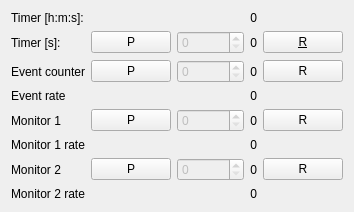
        <widget class="QWidget" name="tab">
         <attribute name="title">
          <string>meas. data</string>
         </attribute>
         <layout class="QGridLayout">
          <item row="6" column="0">
           <widget class="QLabel" name="textLabel1_11_2">
            <property name="text">
             <string>Monitor 2</string>
            </property>
            <property name="wordWrap">
             <bool>false</bool>
            </property>
           </widget>
          </item>
          <item row="7" column="0">
           <widget class="QLabel" name="textLabel1_10_2_2">
            <property name="text">
             <string>Monitor 2 rate</string>
            </property>
            <property name="wordWrap">
             <bool>false</bool>
            </property>
           </widget>
          </item>
          <item row="7" column="3">
           <widget class="QLabel" name="monRate2">
            <property name="text">
             <string>0</string>
            </property>
            <property name="alignment">
             <set>Qt::AlignRight|Qt::AlignTrailing|Qt::AlignVCenter</set>
            </property>
            <property name="wordWrap">
             <bool>false</bool>
            </property>
           </widget>
          </item>
          <item row="6" column="3">
           <widget class="QLabel" name="monitor2">
            <property name="text">
             <string>0</string>
            </property>
            <property name="alignment">
             <set>Qt::AlignRight|Qt::AlignTrailing|Qt::AlignVCenter</set>
            </property>
            <property name="wordWrap">
             <bool>false</bool>
            </property>
           </widget>
          </item>
          <item row="0" column="3">
           <widget class="QLabel" name="mTimeText">
            <property name="text">
             <string>0</string>
            </property>
            <property name="alignment">
             <set>Qt::AlignRight|Qt::AlignTrailing|Qt::AlignVCenter</set>
            </property>
            <property name="wordWrap">
             <bool>false</bool>
            </property>
           </widget>
          </item>
          <item row="2" column="3">
           <widget class="QLabel" name="totalCounts">
            <property name="text">
             <string>0</string>
            </property>
            <property name="alignment">
             <set>Qt::AlignRight|Qt::AlignTrailing|Qt::AlignVCenter</set>
            </property>
            <property name="wordWrap">
             <bool>false</bool>
            </property>
           </widget>
          </item>
          <item row="3" column="3">
           <widget class="QLabel" name="eventRate">
            <property name="text">
             <string>0</string>
            </property>
            <property name="alignment">
             <set>Qt::AlignRight|Qt::AlignTrailing|Qt::AlignVCenter</set>
            </property>
            <property name="wordWrap">
             <bool>false</bool>
            </property>
           </widget>
          </item>
          <item row="2" column="0">
           <widget class="QLabel" name="textLabel1">
            <property name="text">
             <string>Event counter</string>
            </property>
            <property name="wordWrap">
             <bool>false</bool>
            </property>
           </widget>
          </item>
          <item row="3" column="0">
           <widget class="QLabel" name="textLabel1_10">
            <property name="text">
             <string>Event rate</string>
            </property>
            <property name="wordWrap">
             <bool>false</bool>
            </property>
           </widget>
          </item>
          <item row="1" column="3">
           <widget class="QLabel" name="tSecsText">
            <property name="text">
             <string>0</string>
            </property>
            <property name="alignment">
             <set>Qt::AlignRight|Qt::AlignTrailing|Qt::AlignVCenter</set>
            </property>
            <property name="wordWrap">
             <bool>false</bool>
            </property>
           </widget>
          </item>
          <item row="1" column="1">
           <widget class="QPushButton" name="tPresetButton">
            <property name="toolTip">
             <string>activate preset for timer</string>
            </property>
            <property name="text">
             <string>P</string>
            </property>
            <property name="checkable">
             <bool>true</bool>
            </property>
           </widget>
          </item>
          <item row="2" column="1">
           <widget class="QPushButton" name="ePresetButton">
            <property name="toolTip">
             <string>activate preset for event counter</string>
            </property>
            <property name="text">
             <string>P</string>
            </property>
            <property name="checkable">
             <bool>true</bool>
            </property>
           </widget>
          </item>
          <item row="6" column="1">
           <widget class="QPushButton" name="m2PresetButton">
            <property name="toolTip">
             <string>activate preset for monitor 2</string>
            </property>
            <property name="text">
             <string>P</string>
            </property>
            <property name="checkable">
             <bool>true</bool>
            </property>
           </widget>
          </item>
          <item row="1" column="2">
           <widget class="QSpinBox" name="tPreset">
            <property name="enabled">
             <bool>false</bool>
            </property>
            <property name="toolTip">
             <string>preset value for timer</string>
            </property>
            <property name="maximum">
             <number>1000000000</number>
            </property>
           </widget>
          </item>
          <item row="1" column="0">
           <widget class="QLabel" name="textLabel1_2_3_2_3_2">
            <property name="text">
             <string>Timer [s]:</string>
            </property>
            <property name="wordWrap">
             <bool>false</bool>
            </property>
           </widget>
          </item>
          <item row="0" column="0">
           <widget class="QLabel" name="textLabel1_2_3_2_3">
            <property name="text">
             <string>Timer [h:m:s]:</string>
            </property>
            <property name="wordWrap">
             <bool>false</bool>
            </property>
           </widget>
          </item>
          <item row="2" column="2">
           <widget class="QSpinBox" name="evPreset">
            <property name="enabled">
             <bool>false</bool>
            </property>
            <property name="toolTip">
             <string>preset value for event counter</string>
            </property>
            <property name="maximum">
             <number>1000000000</number>
            </property>
           </widget>
          </item>
          <item row="6" column="2">
           <widget class="QSpinBox" name="m2Preset">
            <property name="enabled">
             <bool>false</bool>
            </property>
            <property name="toolTip">
             <string>preset value for monitor 2</string>
            </property>
            <property name="maximum">
             <number>1000000000</number>
            </property>
           </widget>
          </item>
          <item row="4" column="3">
           <widget class="QLabel" name="monitor1">
            <property name="text">
             <string>0</string>
            </property>
            <property name="alignment">
             <set>Qt::AlignRight|Qt::AlignTrailing|Qt::AlignVCenter</set>
            </property>
            <property name="wordWrap">
             <bool>false</bool>
            </property>
           </widget>
          </item>
          <item row="4" column="0">
           <widget class="QLabel" name="textLabel1_11">
            <property name="text">
             <string>Monitor 1</string>
            </property>
            <property name="wordWrap">
             <bool>false</bool>
            </property>
           </widget>
          </item>
          <item row="5" column="3">
           <widget class="QLabel" name="monRate1">
            <property name="text">
             <string>0</string>
            </property>
            <property name="alignment">
             <set>Qt::AlignRight|Qt::AlignTrailing|Qt::AlignVCenter</set>
            </property>
            <property name="wordWrap">
             <bool>false</bool>
            </property>
           </widget>
          </item>
          <item row="4" column="1">
           <widget class="QPushButton" name="m1PresetButton">
            <property name="toolTip">
             <string>activate preset for monitor 1</string>
            </property>
            <property name="text">
             <string>P</string>
            </property>
            <property name="checkable">
             <bool>true</bool>
            </property>
           </widget>
          </item>
          <item row="4" column="2">
           <widget class="QSpinBox" name="m1Preset">
            <property name="enabled">
             <bool>false</bool>
            </property>
            <property name="toolTip">
             <string>preset value for monitor 1</string>
            </property>
            <property name="maximum">
             <number>1000000000</number>
            </property>
           </widget>
          </item>
          <item row="5" column="0">
           <widget class="QLabel" name="textLabel1_10_2">
            <property name="text">
             <string>Monitor 1 rate</string>
            </property>
            <property name="wordWrap">
             <bool>false</bool>
            </property>
           </widget>
          </item>
          <item row="1" column="4">
           <widget class="QPushButton" name="tResetButton">
            <property name="toolTip">
             <string>reset timer</string>
            </property>
            <property name="text">
             <string>&amp;R</string>
            </property>
            <property name="checkable">
             <bool>false</bool>
            </property>
           </widget>
          </item>
          <item row="2" column="4">
           <widget class="QPushButton" name="eResetButton">
            <property name="toolTip">
             <string>reset event counter</string>
            </property>
            <property name="text">
             <string>R</string>
            </property>
            <property name="checkable">
             <bool>false</bool>
            </property>
           </widget>
          </item>
          <item row="4" column="4">
           <widget class="QPushButton" name="m1ResetButton">
            <property name="toolTip">
             <string>reset monitor 1</string>
            </property>
            <property name="text">
             <string>R</string>
            </property>
            <property name="checkable">
             <bool>false</bool>
            </property>
           </widget>
          </item>
          <item row="6" column="4">
           <widget class="QPushButton" name="m2RresetButton">
            <property name="toolTip">
             <string>reset monitor 2</string>
            </property>
            <property name="text">
             <string>R</string>
            </property>
            <property name="checkable">
             <bool>false</bool>
            </property>
           </widget>
          </item>
         </layout>
        </widget>
